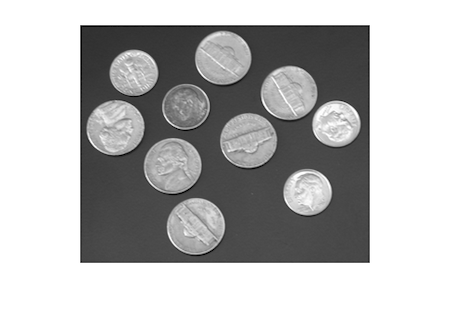
#> input picture PA3/Images/coins.png, 450 x 318 px
$ jupyter execute --allow-errors PA3.ipynb   (older library calls are emulated)
#> lines starting #> are read from the running program, lines starting #| are printed output that depends on the picture; after the words box and inside, x2 and y2 are one past the last pixel; in counts of white or black regions, pixels touching at a corner belong together
# CSE 4310
# Programming Assignment 3 (P3)

[cell 1]
'''
Alex Nguyen
1002097417
'''

### Task 1 (30 points)

Implement Hough transform from scratch to detect circles in the image. Refer to this wiki page for pseudocode(https://en.wikipedia.org/wiki/Circle_Hough_Transform). Superimpose detected circles on the original image.

Note: You shouldn't use cv2.HoughCircles() to detect the circles.

[cell 2]
import cv2
import numpy as np
import matplotlib.pyplot as plt

importedCoins = cv2.imread("Images/coins.png", cv2.IMREAD_GRAYSCALE)
#> importedCoins is the input picture: shape (318, 450); min 0, max 255, mean 181.7

[cell 3]
# We first need to do edge detection. This will be so much better now since I can just directly call cv2.Canny
blurred_coins = cv2.GaussianBlur(importedCoins, (5, 5), 1)
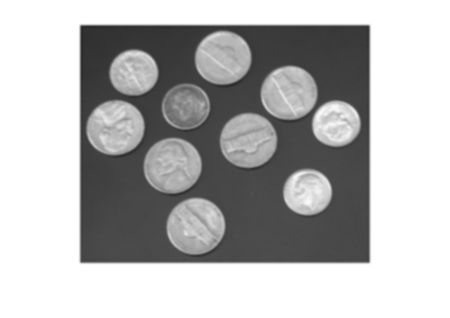
#> blurred_coins: shape (318, 450); min 37, max 255, mean 181.7

edges = cv2.Canny(blurred_coins, 50, 150)
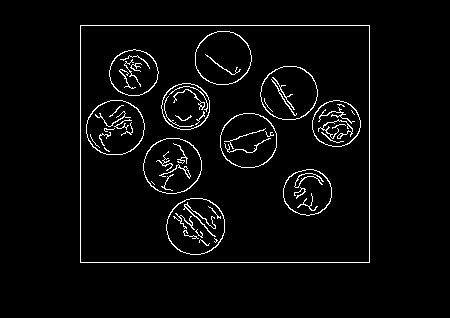
#> edges: shape (318, 450); 3.5% white in thin lines or dots, all inside (x1, y1, x2, y2) = (80, 25, 370, 263)

# plt.imshow(edges, cmap="gray")
# Checked to see that the Canny Edge Detection worked :D

[cell 4]
# Now even though this is slow, I will make r a parameter, so thus, our accumulator array will be 3 dimensional.
# The reason that I'm doing this is because I am too lazy to do fine-tuning and finding all the radius for the respective coins.

# Firstly I need to make the accumulator array.
height, width = edges.shape
#> height = 318; width = 450

r_min = 10
r_max = 100

A = np.zeros(
    (height, width, r_max - r_min + 1),
    dtype=np.uint32
)

angles = np.deg2rad(np.arange(0, 360))
# Obtain all edge coordinates
ys, xs = np.nonzero(edges)
#> ys = 5035 values from 25 to 262; xs = 5035 values, max 369 at index 289, min 80 at index 0, mean 219.1

# Originally this used no gradients, but since there is a lot of calculations, so we will use those here.
# ... which now means I have to calculate the direction vector
Gx = cv2.Sobel(blurred_coins, cv2.CV_32F, 1, 0, ksize=3)
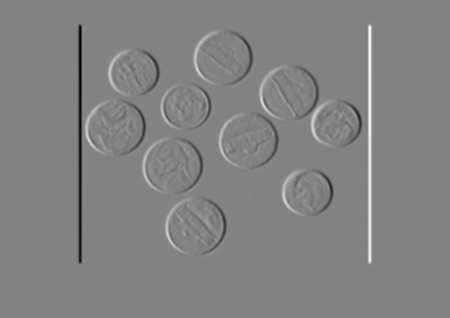
#> Gx: shape (318, 450) float32; min -600, max 571, mean 0; drawn with min black and max white
Gy = cv2.Sobel(blurred_coins, cv2.CV_32F, 0, 1, ksize=3)
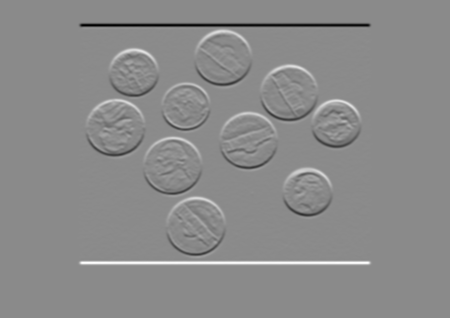
#> Gy: shape (318, 450) float32; min -600, max 502, mean 0; drawn with min black and max white

# Gradient vectors at the edge pixels
gx = Gx[ys, xs]
#> gx = 5035 values, max 571 at index 295, min -600 at index 294, mean -3.72
gy = Gy[ys, xs]
#> gy = 5035 values, max 502 at index 4748, min -600 at index 12, mean -9.11

magnitude = np.sqrt(gx**2 + gy**2)
#> magnitude = 5035 values, max 600 at index 294, min 36.8 at index 615, mean 266.5

# Avoid division by zero (cool way AI showed me to do this)
valid = magnitude > 1e-6

xs = xs[valid]
ys = ys[valid]
gx = gx[valid]
gy = gy[valid]
magnitude = magnitude[valid]

# Normalize the gradient vectors
nx = gx / magnitude
#> nx = 5035 values, max 1 at index 346, min -1 at index 315, mean 0.00279
ny = gy / magnitude
#> ny = 5035 values, max 1 at index 1458, min -1 at index 5, mean -0.0219

# Now we populate the accumulator array. "radius_small and radius_big"
for index, r in enumerate(range(r_min, r_max + 1)):
    for direction in [-1, 1]: # This increments a point in the direction of the normalized vector (backwards and forwards)

        a = np.rint(xs + direction * r * nx).astype(int)
        b = np.rint(ys + direction * r * ny).astype(int)

        valid_centers = (
            (a >= 0) & (a < width) &
            (b >= 0) & (b < height)
        )

        np.add.at(
            A[:, :, index],
            (b[valid_centers], a[valid_centers]),
            1
        )

[cell 5]
# Performance of non-max suppression to localize circles better

# Thank you AI for this implementation
def nms_hough_circles_numpy(accumulator: np.ndarray, threshold: float, size: int = 5):
    """
    Performs 3D Non-Maximum Suppression on a Circle Hough Transform accumulator
    using only NumPy.

    Parameters:
    - accumulator: 3D np.ndarray of shape (H, W, R_range) representing (y, x, r)
    - threshold: Minimum votes required to consider a peak valid
    - size: The neighborhood cube window size (must be an odd integer like 3, 5, 7)

    Returns:
    - circles: np.ndarray of shape (N, 3) where each row is [y, x, r]
    - votes: np.ndarray of shape (N,) containing the vote counts for each circle
    """
#> called with accumulator = array of shape (318, 450, 91), threshold = 20, size = 5
    # 1. Pad the array to handle edge boundaries gracefully
    pad_width = size // 2
    padded = np.pad(accumulator, pad_width, mode='constant', constant_values=0)

    # 2. Use NumPy stride tricks to create local 3D neighborhood windows
    # This creates a view of the array containing a (size, size, size) block around every pixel
    shape = accumulator.shape + (size, size, size)
#> shape = (318, 450, 91, 5, 5, 5)
    strides = padded.strides + padded.strides
#> strides = (172520, 380, 4, 172520, 380, 4)
    windows = np.lib.stride_tricks.as_strided(padded, shape=shape, strides=strides)

    # 3. Find the maximum value inside each 3D neighborhood window
    # Axis (3, 4, 5) corresponds to the local (size, size, size) block dimensions
    local_max = np.max(windows, axis=(3, 4, 5))

    # 4. A voxel is a peak if it matches the window maximum AND exceeds the threshold
    peaks_mask = (accumulator == local_max) & (accumulator >= threshold)

    # 5. Extract the (y, x, r) index coordinates where the mask is True
    y_indices, x_indices, r_indices = np.where(peaks_mask)
#> y_indices = 22 values from 53 to 228
    circle_indices = np.stack((y_indices, x_indices, r_indices), axis=-1)

    if len(circle_indices) == 0:
        return np.empty((0, 3)), np.empty((0,))

    # 6. Extract the precise vote count for each detected circle peak
    votes = accumulator[y_indices, x_indices, r_indices]

    # 7. Sort the circles by vote count in descending order
    sort_idx = np.argsort(votes)[::-1]

    return circle_indices[sort_idx], votes[sort_idx]


A = nms_hough_circles_numpy(A, 20.0)

$ run again, with PA3/Images/checkerboard.jpg saved as PA3/Images/coins.png
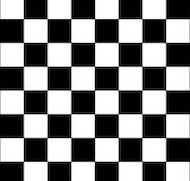
#> input picture PA3/Images/checkerboard.jpg, 190 x 181 px
#> `edges = cv2.Canny(blurred_coins, 50, 150)`:
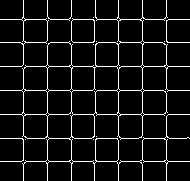
#> edges: shape (181, 190); 7.4% white in thin lines or dots
#> ys = 2548 values from 0 to 180; xs = 2548 values, max 189 at index 312, min 0 at index 148, mean 94.53
#> `Gy = cv2.Sobel(blurred_coins, cv2.CV_32F, 0, 1, ksize=3)`:
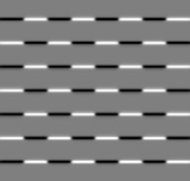
#> Gy: shape (181, 190) float32; min -632, max 632, mean 0; drawn with min black and max white
#> gx = 2548 values, max 640 at index 3, min -635 at index 1809, mean 0.451
#> gy = 2548 values, max 632 at index 2259, min -632 at index 275, mean 0.416
#> magnitude = 2548 values, max 640 at index 3, min 250.3 at index 1871, mean 579.1
#> nx = 2548 values, max 1 at index 1, min -1 at index 0, mean 0.000595
#> ny = 2548 values, max 1 at index 172, min -1 at index 148, mean 0.000469
